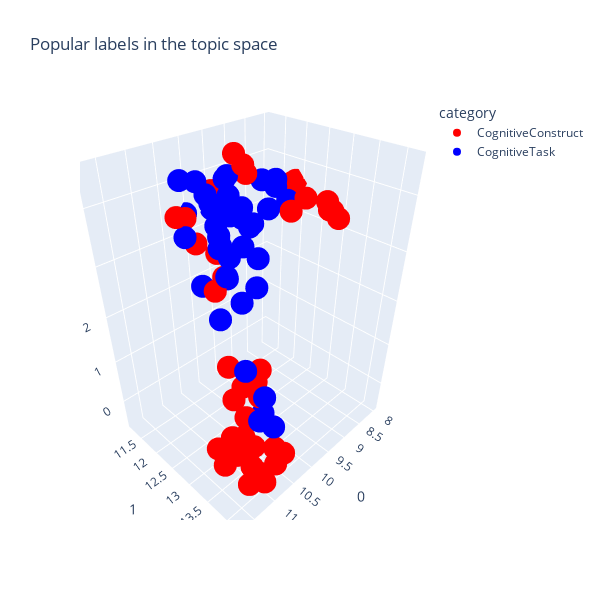

The cell this chart's notebook holds for it:
### Code cell
import plotly.express as px

# projections = PCA(n_components=2, random_state=0).fit_transform(label_embeddings)
projections_3d = UMAP(n_components=3, random_state=0).fit_transform(popular_label_embeddings)
projections_2d = UMAP(n_components=2, random_state=0).fit_transform(label_embeddings)

projections_3d = pd.DataFrame(projections_3d, index=popular_label_embeddings.index).reset_index()
projections_2d = pd.DataFrame(projections_2d, index=label_embeddings.index).reset_index()

fig = px.scatter_3d(projections_3d,
                    x=0, y=1, z=2,
                    color='category', hover_name='label',
                    title='Popular labels in the topic space',
                    color_discrete_sequence=['red','blue'],
                    width=600, height=600,)
fig.show()


fig, ax = plt.subplots(1,1, figsize=(15,15))
sns.scatterplot(data=projections_2d, x=0, y=1, ax=ax, s=50, hue='category')

for (i,lbl, _,x, y) in projections_2d.itertuples():
  lbl = f'{lbl[:12]}...' if len(lbl)>10 else lbl
  ax.text(x+0.01, y-np.random.random()*.02, f'{lbl}', alpha=0.5, fontsize=12)

ax.set(xlabel='UMAP 1', ylabel='UMAP 2')
plt.suptitle('2D projection of the topic embeddings',y=.9)
plt.show()

### Figure 1 — Plotly figure (JSON) as saved in the notebook; plotly's stock layout.template omitted (floating-point values rounded to 4 significant figures)
{"data": [{"hovertemplate": "<b>%{hovertext}</b><br><br>category=CognitiveConstruct<br>0=%{x}<br>1=%{y}<br>2=%{z}<extra></extra>", "hovertext": ["Attention", "AttentionalControl", "BehavioralControl", "CentralExecutive", "CognitiveFlexibility", "CogntiveControl", "Creativity", "EmotionalControl", "EmotionalRegulation", "EpisodicMemory", "ExecutiveControl", "ExecutiveFunction", "ExplicitMemory", "Fluency", "FluidIntelligence", "FocusedAttention", "ImplicitMemory", "Inhibition", "InhibitoryControl", "Initiation", "LongTermMemory", "Mindfulness", "Organization", "Perseveration", "Planning", "ProblemSolving", "ProcessingSpeed", "Reasoning", "ResponseInhibition", "RewardProcessing", "SelectiveAttention", "SelfControl", "SelfMonitoring", "SelfRegulation", "Sequencing", "Shifting", "ShortTermMemory", "Switching", "VerbalWorkingMemory", "WorkingMemory"], "legendgroup": "CognitiveConstruct", "marker": {"color": "red", "symbol": "circle"}, "mode": "markers", "name": "CognitiveConstruct", "scene": "scene", "showlegend": true, "type": "scatter3d", "x": [10.9, 10.15, 8.009, 10.22, 10.93, 10.27, 9.5, 8.499, 8.251, 11.38, 10.62, 11.04, 9.629, 10.94, 10.42, 9.763, 9.564, 11.05, 10.68, 11.16, 11.61, 8.572, 10.68, 8.72, 11.04, 10.65, 11.11, 10.87, 10.51, 8.005, 10.53, 8.491, 9.101, 8.378, 11.72, 11.0, 11.39, 9.596, 10.66, 11.2], "y": [13.78, 13.1, 11.9, 11.61, 13.85, 13.07, 11.2, 12.56, 12.85, 13.95, 13.14, 13.83, 11.97, 14.21, 11.62, 11.76, 12.1, 13.3, 12.96, 13.83, 13.59, 13.14, 11.75, 11.29, 14.1, 14.15, 13.71, 14.17, 12.65, 11.83, 13.37, 13.14, 12.75, 13.2, 13.87, 13.74, 13.79, 11.4, 12.58, 13.57], "z": [-0.4951, 1.034, 3.629, 3.017, 1.45, 0.9239, 3.655, 3.62, 3.568, 0.9608, 0.9592, 0.3533, 4.522, 0.5597, 3.558, 2.216, 4.358, 0.1507, 0.5702, -0.555, 0.5779, 3.603, 3.705, 3.787, -0.3368, 0.1254, 1.014, 0.05624, 1.045, 3.581, 1.182, 3.566, 3.629, 3.406, 0.5296, -0.2927, 0.4403, 2.507, 2.702, 0.04046]}, {"hovertemplate": "<b>%{hovertext}</b><br><br>category=CognitiveTask<br>0=%{x}<br>1=%{y}<br>2=%{z}<extra></extra>", "hovertext": ["AttentionNetworkTest", "BART", "BlockDesignSubTest", "CategoryFluencyTask", "ContiniousPerformanceTask", "CorsiBlockTask", "Delay_Discounting_task", "Digit_Span", "DimensionalChangeCardSortTask", "DirectedForgettingTest", "DiscountingTask", "FlankerTask", "Go_NoGo", "IGT_-_Iowa_Gambling_task", "Keep_Track_task", "LNS_-_Letter_Number_Sequencing", "LetterFluency", "NBackTask", "PEG_-_Pencil_Tapping_task", "PRP", "PVT_-_Psychomotor_Vigilance_task", "RavensMatricesTask", "Reading_Span_Task", "ReversalLearning", "Semantic_Fluency_test", "SentenceRepetition", "Sentence_Completion_task", "ShiftTask", "Simon_task", "SimpleRT", "Sorting_task", "Span_Task", "StopSignalTask", "Stroop", "TMT_-_Trail_Making_Task", "TaskSwitching", "TowerOfHanoi", "TowerOfLondon", "Verbal_fluency_task", "WCST_-_Wisconsin_Card_Sort_Test"], "legendgroup": "CognitiveTask", "marker": {"color": "blue", "symbol": "circle"}, "mode": "markers", "name": "CognitiveTask", "scene": "scene", "showlegend": true, "type": "scatter3d", "x": [9.911, 8.993, 10.2, 10.72, 9.43, 10.18, 8.369, 11.18, 10.06, 9.575, 8.427, 9.573, 9.63, 8.694, 9.525, 10.3, 10.7, 10.57, 9.908, 9.238, 9.48, 9.747, 9.852, 8.434, 10.61, 9.732, 9.356, 9.13, 9.202, 9.63, 9.427, 9.998, 9.053, 10.71, 10.95, 9.474, 10.55, 10.68, 10.92, 11.05], "y": [11.88, 11.45, 11.25, 13.01, 12.29, 11.88, 12.03, 14.1, 11.16, 12.33, 11.77, 11.65, 12.1, 12.02, 11.6, 12.31, 12.91, 12.57, 11.29, 11.91, 11.17, 11.46, 11.85, 11.42, 12.66, 11.92, 12.48, 11.22, 11.7, 11.45, 11.92, 12.25, 11.95, 13.71, 13.97, 11.33, 11.75, 12.3, 14.15, 13.66], "z": [2.964, 3.251, 4.041, 3.498, 2.073, 3.973, 3.381, 1.287, 3.382, 3.422, 3.727, 2.047, 1.737, 3.736, 3.985, 3.452, 3.127, 2.086, 3.954, 3.101, 3.293, 3.566, 3.533, 3.626, 3.475, 3.841, 3.664, 3.837, 2.605, 3.094, 3.334, 3.672, 2.397, 0.8103, 1.531, 2.768, 3.305, 2.677, 0.9927, 1.938]}], "layout": {"height": 600, "legend": {"title": {"text": "category"}, "tracegroupgap": 0}, "scene": {"domain": {"x": [0, 1], "y": [0, 1]}, "xaxis": {"title": {"text": "0"}}, "yaxis": {"title": {"text": "1"}}, "zaxis": {"title": {"text": "2"}}}, "title": {"text": "Popular labels in the topic space"}, "width": 600}}
